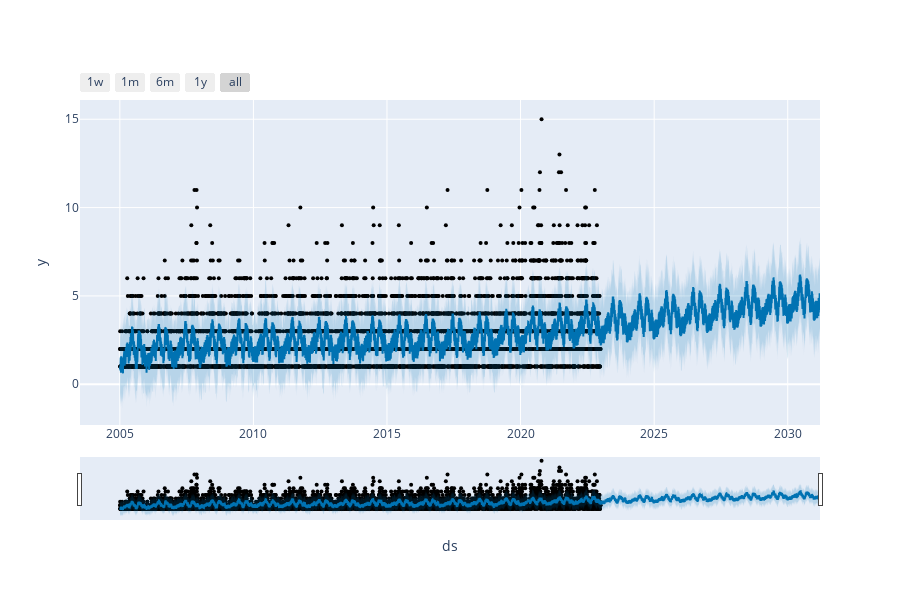

Notebook source saved alongside this figure:
### Code cell
from prophet.plot import plot_plotly, plot_components_plotly

plot_plotly(m, forecast_df)

### Figure 1 — Plotly figure (JSON) as saved in the notebook; plotly's stock layout.template omitted (floating-point values rounded to 4 significant figures; data arrays with more than 128 entries replaced by an {"elided": "..."} marker saying what was removed)
{"data": [{"marker": {"color": "black", "size": 4}, "mode": "markers", "name": "Actual", "type": "scatter", "x": {"elided": "5358 str values"}, "y": {"elided": "5358 int values"}}, {"hoverinfo": "skip", "line": {"width": 0}, "mode": "lines", "type": "scatter", "x": {"elided": "8358 str values"}, "y": {"elided": "8358 float values"}}, {"fill": "tonexty", "fillcolor": "rgba(0, 114, 178, 0.2)", "line": {"color": "#0072B2", "width": 2}, "mode": "lines", "name": "Predicted", "type": "scatter", "x": {"elided": "8358 str values"}, "y": {"elided": "8358 float values"}}, {"fill": "tonexty", "fillcolor": "rgba(0, 114, 178, 0.2)", "hoverinfo": "skip", "line": {"width": 0}, "mode": "lines", "type": "scatter", "x": {"elided": "8358 str values"}, "y": {"elided": "8358 float values"}}], "layout": {"height": 600, "showlegend": false, "width": 900, "xaxis": {"rangeselector": {"buttons": [{"count": 7, "label": "1w", "step": "day", "stepmode": "backward"}, {"count": 1, "label": "1m", "step": "month", "stepmode": "backward"}, {"count": 6, "label": "6m", "step": "month", "stepmode": "backward"}, {"count": 1, "label": "1y", "step": "year", "stepmode": "backward"}, {"step": "all"}]}, "rangeslider": {"visible": true}, "title": {"text": "ds"}, "type": "date"}, "yaxis": {"title": {"text": "y"}}}}
